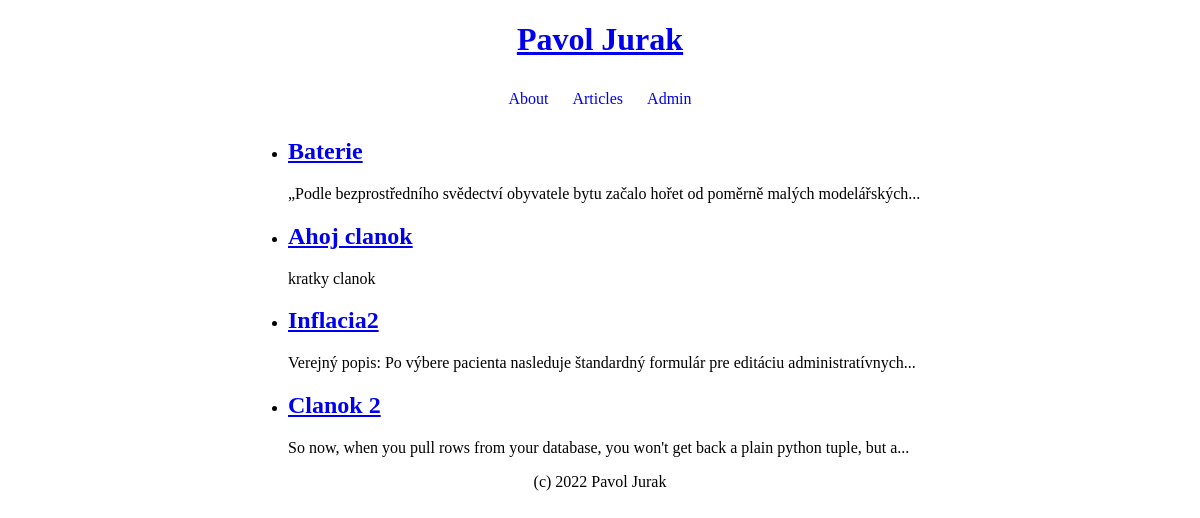
The app's page /articles/ with its own data.
### mdblog/models.py (models this page shows)
class Article(db.Model):
    id = db.Column(db.Integer, primary_key=True)
    title = db.Column(db.String)
    content = db.Column(db.String)

### mdblog/app.py (the view)
@flask_app.route("/articles/", methods=["GET"])
def view_articles():
    articles = Article.query.order_by(Article.id.desc())
    return render_template("articles.jinja2", articles=articles)

### mdblog/templates/articles.jinja2 (shortened to what this page needs)
{% extends "_main.jinja2" %}
{% block main %}
{% if articles %}
<ul>
    {% for article in articles %}
    <li>
        <h2><a href="{{ url_for('view_article',art_id=article.id) }}">{{ article.title }}</a></h2>
        <p>{{ article.content | truncate(100) }}</p>
    </li>
    {% endfor %}
</ul>
{% else %}
    <p>No articles :(</p>
{% endif %}
{% endblock %}

### mdblog/templates/_main.jinja2 (shortened to what this page needs)
<!DOCTYPE html>
<html lang="en">
<head>
    {% include "_head.jinja2" %}
</head>
<body>
<header>
    <h1><a href="{{ url_for('view_welcome_page') }}">Pavol Jurak</a></h1>
</header>
{% include "_nav.jinja2" %}
<main>
    {% block main %} {% endblock %}
</main>
{% include "_footer.jinja2" %}
</body>
</html>

### mdblog/templates/_head.jinja2
<link rel="stylesheet" type="text/css" href={{url_for("static", filename="css/style.css")}}>

### mdblog/templates/_nav.jinja2 (shortened to what this page needs)
<nav>
    <ul class="nav">
        <li><a href="{{ url_for('view_about') }}">About</a></li>
        <li><a href="{{ url_for('view_articles') }}">Articles</a></li>
        <li><a href="{{ url_for('view_admin') }}">Admin</a></li>
    </ul>
</nav>

### mdblog/templates/_footer.jinja2
<footer>
    <p>
        (c) 2022 Pavol Jurak
    </p>
</footer>

### mdblog/static/css/style.css (style rules this page uses)
body { padding: 0 20%; }
header { text-align: center; }
.nav { padding: 0; list-style: none; overflow: hidden; text-align: center; }
.nav li { display: inline; }
.nav a { display: inline-block; padding: 10px; text-decoration: none; }
footer { text-align: center; }

### records on screen
Article: title "Baterie", content "„Podle bezprostředního svědectví obyvatele bytu začalo hořet od poměrně malých modelářských..."
Article: title "Ahoj clanok", content "kratky clanok"
Article: title "Inflacia2", content "Verejný popis: Po výbere pacienta nasleduje štandardný formulár pre editáciu administratívnych..."
Article: title "Clanok 2", content "So now, when you pull rows from your database, you won't get back a plain python tuple, but a..."
